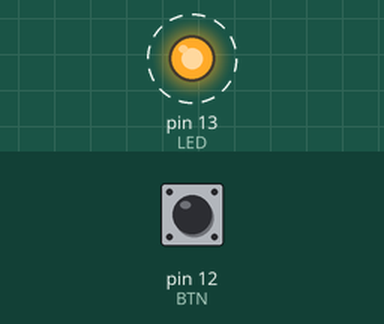
Recording of a sketch running on a simulated Arduino Uno, built with avr-gcc and run on an emulated ATmega328P. On the bench: output pins drawn as LEDs (lit = HIGH). Dashed ring = blinking. The test bench sets the inputs (shaded band); at power-on: pin 12 (BTN) LOW.

Above: at 0.5 s.
Timing chart, 0 to 4.6 s (numbered marks = the images above):
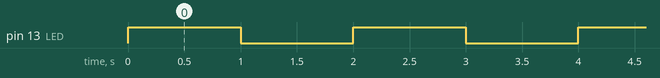

The sketch:

P2A2-Boton-Freq.ino
```cpp
#define LED 13
#define BTN 12

void setup() {
  pinMode(LED,OUTPUT);
  pinMode(BTN,INPUT);
}// setup

int Eugenio = 0;

void loop() {
  Eugenio = digitalRead(BTN);
  if(Eugenio == 1){
    digitalWrite(LED,HIGH);
    delay(250);
    digitalWrite(LED,LOW);
    delay(250);
  }
  else{
    digitalWrite(LED,HIGH);
    delay(1000);
    digitalWrite(LED,LOW);
    delay(1000);
  }
}// loop
```

Measured:
- by itself, pin 13 (LED): alternates HIGH for 1.0 s and LOW for 1.0 s
